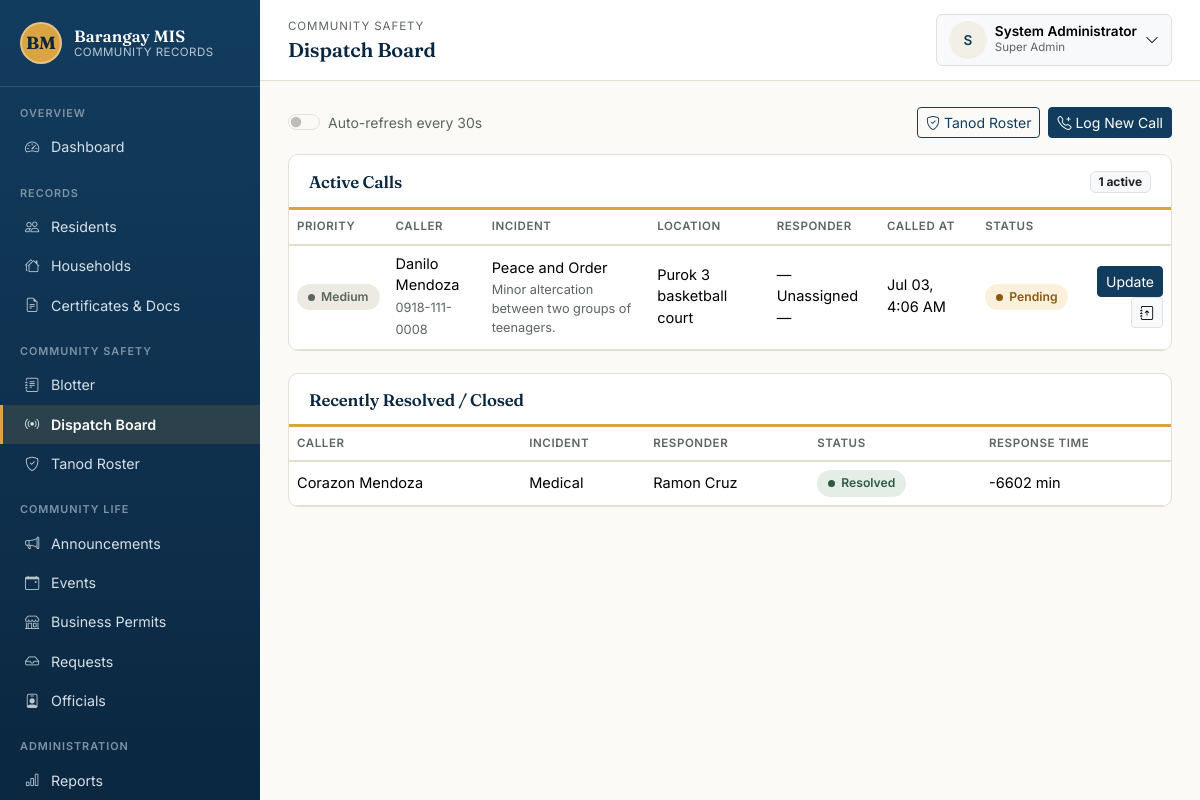
/modules/dispatch/board.php (signed in), run on the app's committed database.
### tables this page shows
CREATE TABLE dispatch_calls (
    id                  INT AUTO_INCREMENT PRIMARY KEY,
    caller_name         VARCHAR(150) NOT NULL,
    caller_contact      VARCHAR(20),
    incident_type       VARCHAR(100) NOT NULL,
    location            VARCHAR(255) NOT NULL,
    description         TEXT,
    priority            ENUM('Low','Medium','High','Emergency') NOT NULL DEFAULT 'Medium',
    status              ENUM('Pending','Dispatched','En Route','On Scene','Resolved','Closed') NOT NULL DEFAULT 'Pending',
    responder_id        INT NULL,
    called_at           TIMESTAMP NOT NULL DEFAULT CURRENT_TIMESTAMP,
    dispatched_at       DATETIME NULL,
    arrived_at          DATETIME NULL,
    resolved_at         DATETIME NULL,
    linked_blotter_id   INT NULL,
    created_by          INT NULL,
    FOREIGN KEY (responder_id) REFERENCES tanod_roster(id) ON DELETE SET NULL,
    FOREIGN KEY (linked_blotter_id) REFERENCES blotter_reports(id) ON DELETE SET NULL,
    FOREIGN KEY (created_by) REFERENCES users(id) ON DELETE SET NULL,
    INDEX idx_dispatch_status (status)
);

CREATE TABLE tanod_roster (
    id                INT AUTO_INCREMENT PRIMARY KEY,
    full_name         VARCHAR(150) NOT NULL,
    contact_number    VARCHAR(20),
    role              VARCHAR(100) NOT NULL DEFAULT 'Tanod',
    shift_schedule    VARCHAR(100),
    status            ENUM('Available','On Call','Off Duty') NOT NULL DEFAULT 'Available',
    created_at        TIMESTAMP NOT NULL DEFAULT CURRENT_TIMESTAMP
);

### includes/functions.php (called while the page is built, shortened)
<?php
function clean(?string $value): string
{
    return htmlspecialchars(trim($value ?? ''), ENT_QUOTES, 'UTF-8');
}
function format_date(?string $date, string $format = 'F d, Y'): string
{
    try {
        return (new DateTime($date))->format($format);
    } catch (Exception) {
        return '—';
    }
}
function format_datetime(?string $datetime, string $format = 'F d, Y g:i A'): string
{
    return format_date($datetime, $format);
}

### modules/dispatch/board.php (the view, shortened to what this page needs)
<?php
require_once __DIR__ . '/../../config.php';
require_once __DIR__ . '/../../includes/functions.php';
$activeCalls = $pdo->query(
    "SELECT d.*, t.full_name AS responder_name
     FROM dispatch_calls d
     LEFT JOIN tanod_roster t ON t.id = d.responder_id
     WHERE d.status NOT IN ('Resolved','Closed')
     ORDER BY FIELD(d.priority,'Emergency','High','Medium','Low'), d.called_at ASC"
)->fetchAll();
$recentClosed = $pdo->query(
    "SELECT d.*, t.full_name AS responder_name
     FROM dispatch_calls d
     LEFT JOIN tanod_roster t ON t.id = d.responder_id
     WHERE d.status IN ('Resolved','Closed')
     ORDER BY d.called_at DESC LIMIT 10"
)->fetchAll();
require_once __DIR__ . '/../../includes/header.php';
?>
<div class="d-flex justify-content-between align-items-center mb-3 flex-wrap gap-2">
    <div class="form-check form-switch">
        <input class="form-check-input" type="checkbox" id="autoRefreshToggle">
        <label class="form-check-label small text-soft" for="autoRefreshToggle">Auto-refresh every 30s</label>
    </div>
    <div class="d-flex gap-2">
        <a href="<?= BASE_URL ?>/modules/dispatch/roster.php" class="btn btn-sm btn-outline-primary"><i class="bi bi-shield-check me-1"></i>Tanod Roster</a>
        <a href="<?= BASE_URL ?>/modules/dispatch/form.php" class="btn btn-primary btn-sm"><i class="bi bi-telephone-plus me-1"></i>Log New Call</a>
    </div>
</div>
<div class="panel">
    <div class="panel-header">
        <h2>Active Calls</h2>
        <span class="badge bg-light text-dark border"><?= count($activeCalls) ?> active</span>
    </div>
    <div class="panel-body p-0">
        <?php if (empty($activeCalls)): ?>
            <div class="empty-state"><i class="bi bi-broadcast"></i>No active dispatch calls right now.</div>
        <?php else: ?>
        <div class="table-responsive">
        <table class="table table-clean mb-0">
            <thead><tr><th>Priority</th><th>Caller</th><th>Incident</th><th>Location</th><th>Responder</th><th>Called At</th><th>Status</th><th></th></tr></thead>
            <tbody>
            <?php foreach ($activeCalls as $c): ?>
                <tr>
                    <td><span class="status-pill <?= strtolower($c['priority']) ?>"><span class="dot"></span><?= clean($c['priority']) ?></span></td>
                    <td><?= clean($c['caller_name']) ?><br><span class="text-soft small"><?= clean($c['caller_contact'] ?: '—') ?></span></td>
                    <td><?= clean($c['incident_type']) ?><div class="text-soft small"><?= clean($c['description'] ?: '') ?></div></td>
                    <td><?= clean($c['location']) ?></td>
                    <td><?= clean($c['responder_name'] ?? '— Unassigned —') ?></td>
                    <td><?= format_datetime($c['called_at'], 'M d, g:i A') ?></td>
                    <td><span class="status-pill <?= strtolower(str_replace(' ', '-', $c['status'])) ?>"><span class="dot"></span><?= clean($c['status']) ?></span></td>
                    <td class="text-end">
                        <button type="button" class="btn btn-sm btn-primary" data-bs-toggle="modal" data-bs-target="#statusModal"
                            data-id="<?= (int)$c['id'] ?>" data-status="<?= clean($c['status']) ?>" data-responder="<?= (int)($c['responder_id'] ?? 0) ?>"
                            data-caller="<?= clean($c['caller_name']) ?>">Update</button>
                        <?php if (empty($c['linked_blotter_id'])): ?>
                        <form method="post" action="<?= BASE_URL ?>/modules/dispatch/escalate.php" class="d-inline" data-confirm="Escalate this call into a formal Blotter Report?">
                            <button type="submit" class="btn btn-sm btn-light border" title="Escalate to Blotter"><i class="bi bi-journal-arrow-up"></i></button>
                        </form>
                        <?php else: ?>
                        <a href="<?= BASE_URL ?>/modules/blotter/view.php?id=<?= (int)$c['linked_blotter_id'] ?>" class="btn btn-sm btn-light border" title="View linked blotter report"><i class="bi bi-journal-check"></i></a>
                        <?php endif; ?>
                    </td>
                </tr>
            <?php endforeach; ?>
            </tbody>
        </table>
        </div>
        <?php endif; ?>
    </div>
</div>
<div class="panel">
    <div class="panel-header"><h3>Recently Resolved / Closed</h3></div>
    <div class="panel-body p-0">
        <?php if (empty($recentClosed)): ?>
            <div class="empty-state py-4"><i class="bi bi-check-circle"></i>No resolved calls yet.</div>
        <?php else: ?>
        <table class="table table-clean mb-0">
            <thead><tr><th>Caller</th><th>Incident</th><th>Responder</th><th>Status</th><th>Response Time</th></tr></thead>
            <tbody>
            <?php foreach ($recentClosed as $c):
                $responseMinutes = null;
                if (!empty($c['dispatched_at']) && !empty($c['called_at'])) {
                    $responseMinutes = round((strtotime($c['dispatched_at']) - strtotime($c['called_at'])) / 60);
                }
            ?>
                <tr>
                    <td><?= clean($c['caller_name']) ?></td>
                    <td><?= clean($c['incident_type']) ?></td>
                    <td><?= clean($c['responder_name'] ?? '—') ?></td>
                    <td><span class="status-pill <?= strtolower($c['status']) ?>"><span class="dot"></span><?= clean($c['status']) ?></span></td>
                    <td><?= $responseMinutes !== null ? $responseMinutes . ' min' : '—' ?></td>
                </tr>
            <?php endforeach; ?>
            </tbody>
        </table>
        <?php endif; ?>
    </div>
</div>
<?php
require_once __DIR__ . '/../../includes/footer.php';
?>

### assets/css/style.css (style rules this page uses)
:root { --bagong-blue: #123C5E; --bagong-blue-dark: #0B2740; --bagong-blue-light: #1E5583; --paper: #FBFAF6; --paper-dim: #F2EFE6; --palay-gold: #D9A441; --palay-gold-dark: #B9832F; --adobe: #C1502E; --talahib: #4C7A5E; --ink: #1F2421; --ink-soft: #5B6660; --hairline: #E4DFD1; --font-display: 'Fraunces', Georgia, serif; --font-body: 'Inter', -apple-system, Segoe UI, Roboto, sans-serif; --font-mono: 'JetBrains Mono', SFMono-Regular, Menlo, monospace; --bs-primary: var(--bagong-blue); --bs-body-font-family: var(--font-body); --bs-body-color: var(--ink); --bs-body-bg: var(--paper); }
* { box-sizing: border-box; }
body { background: var(--paper); color: var(--ink); font-family: var(--font-body); }
h1, h2, h3, h4, .display-font { font-family: var(--font-display); font-weight: 600; letter-spacing: -0.01em; color: var(--bagong-blue-dark); }
a { color: var(--bagong-blue); }
.panel { background: #fff; border: 1px solid var(--hairline); border-radius: 10px; margin-bottom: 22px; overflow: hidden; }
.panel-header { display: flex; align-items: center; justify-content: space-between; gap: 12px; padding: 16px 20px 14px; border-bottom: 3px solid var(--palay-gold); flex-wrap: wrap; }
.panel-header h2, .panel-header h3 { margin: 0; font-size: 1.05rem; }
.panel-body { padding: 20px; }
.panel-body.p-0 { padding: 0; }
.table-clean { --bs-table-bg: transparent; font-size: 0.91rem; }
.table-clean thead th { text-transform: uppercase; font-size: 0.72rem; letter-spacing: 0.05em; color: var(--ink-soft); border-bottom: 2px solid var(--hairline); font-weight: 600; white-space: nowrap; }
.table-clean td { vertical-align: middle; border-bottom: 1px solid var(--hairline); }
.btn-primary { background: var(--bagong-blue); border-color: var(--bagong-blue); }
.btn-outline-primary { color: var(--bagong-blue); border-color: var(--bagong-blue); }
.status-pill { display: inline-flex; align-items: center; gap: 6px; padding: 4px 11px; border-radius: 100px; font-size: 0.76rem; font-weight: 600; background: #EDEAE2; color: #5B6660; }
.status-pill .dot { width: 7px; height: 7px; border-radius: 50%; background: currentColor; }
.status-pill.pending, .status-pill.high, .status-pill.upcoming { background: #FBF0DC; color: #8A5A11; }
.status-pill.resolved, .status-pill.active, .status-pill.settled, .status-pill.completed, .status-pill.available { background: #E4EEE7; color: #2E5A41; }
.status-pill.off-duty, .status-pill.closed, .status-pill.medium, .status-pill.deceased, .status-pill.moved_out, .status-pill.inactive { background: #EDEAE2; color: #5B6660; }
@media (prefers-reduced-motion: no-preference) { .status-pill.pending .dot, .status-pill.emergency .dot { animation: pulse-dot 1.6s ease-in-out infinite; } }
.text-soft { color: var(--ink-soft); }

### data on the page
dispatch_calls: priority "Medium", caller_name "Danilo Mendoza", caller_contact "0918-111-0008", incident_type "Peace and Order", description "Minor altercation between two groups of teenagers.", location "Purok 3 basketball court", responder_name "— Unassigned —", called_at "Jul 03, 4:06 AM", status "Pending"
dispatch_calls: caller_name "Corazon Mendoza", incident_type "Medical", responder.full_name "Ramon Cruz", status "Resolved", responseMinutes "-6602"

### other printed values
$label "Dashboard Residents Households Certificates & Docs Blotter Dispatch Board Tanod Roster Announcements Events Business Permits Requests Officials Reports"
$breadcrumbEyebrow "COMMUNITY SAFETY"
$pageTitle "Dispatch Board"
mb_strtoupper(mb_substr(current_full_name() ?: '?', 0, 1)) "S"
current_full_name() "System Administrator"
role_label(current_role()) "Super Admin"
count($activeCalls) "1"
